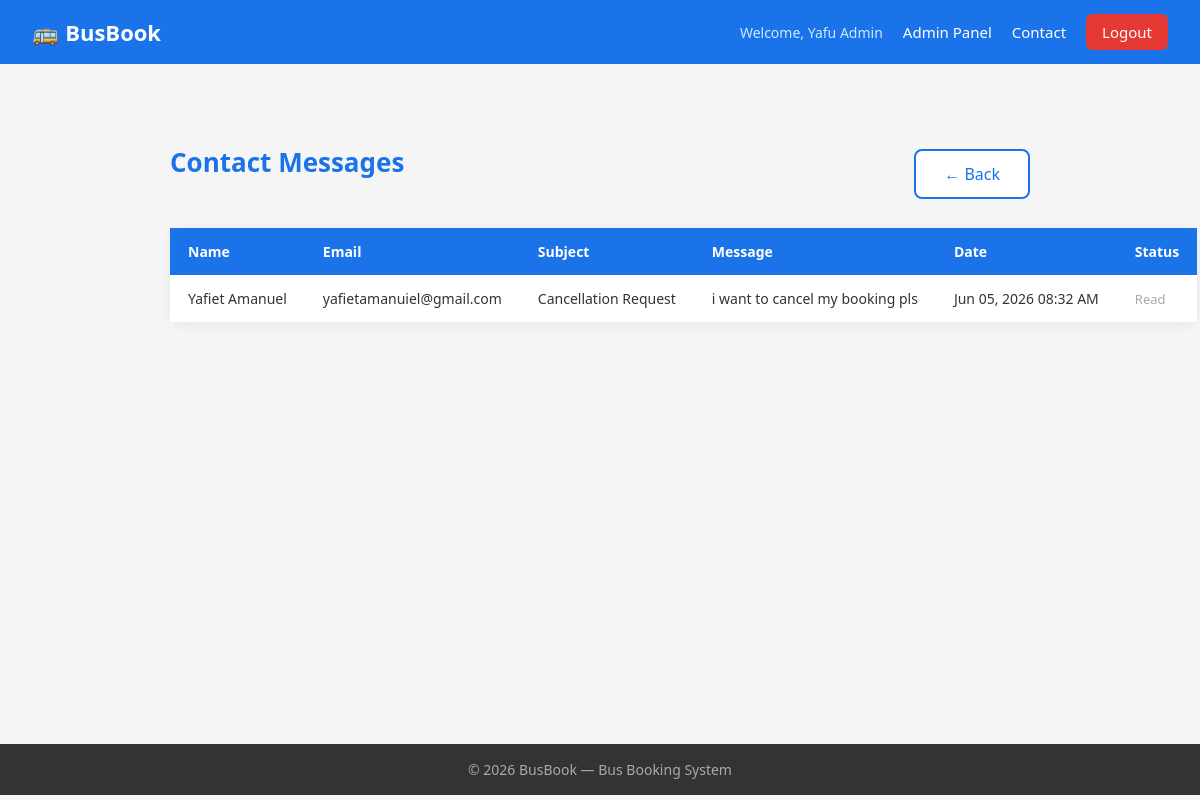
Screenshot of /public/index.php?page=admin-messages (signed in) with the database file from the repository.
### tables this page shows
CREATE TABLE `contact_messages` (
  `id` int(11) NOT NULL,
  `name` varchar(100) NOT NULL,
  `email` varchar(100) NOT NULL,
  `subject` varchar(200) NOT NULL,
  `message` text NOT NULL,
  `is_read` tinyint(1) NOT NULL DEFAULT 0,
  `created_at` timestamp NOT NULL DEFAULT current_timestamp()
);

### core/Controller.php (called while the page is built, shortened)
<?php
class Controller {
    protected function render($view, $data = []) {
        extract($data);
        $viewPath = __DIR__ . '/../app/views/' . $view . '.php';
        require_once __DIR__ . '/../app/views/layouts/header.php';
        require        $viewPath;
        require_once __DIR__ . '/../app/views/layouts/footer.php';
    }
}

### app/controllers/AdminController.php (called while the page is built, shortened)
<?php
class AdminController extends Controller {
    public function manageMessages() {
    $db     = Database::getInstance()->getConnection();
    $result = $db->query("
        SELECT * FROM contact_messages
        ORDER BY is_read ASC, created_at DESC
    ");
    $messages = $result->fetch_all(MYSQLI_ASSOC);
    $this->render('admin/messages', [
        'messages' => $messages
    ]);
}
}

### public/index.php (called while the page is built, shortened)
<?php
require_once __DIR__ . '/../core/Controller.php';
$router = new Router();
$router->get('home',      'AuthController', 'showHome');
$router->get('login',     'AuthController', 'showLogin');
$router->get('register',  'AuthController', 'showRegister');
$router->get('logout',    'AuthController', 'logout');
$router->post('login',    'AuthController', 'login');
$router->post('register', 'AuthController', 'register');
$router->get('contact',  'ContactController', 'showContact');
$router->post('contact', 'ContactController', 'handleContact');
$router->get('admin-messages', 'AdminController', 'manageMessages');
$router->get('search',          'RouteController',  'showSearch');
$router->post('search',         'RouteController',  'handleSearch');
$router->get('seats',           'BookingController', 'showSeats');
$router->post('book',           'BookingController', 'handleBooking');
$router->get('dashboard',       'BookingController', 'passengerDashboard');
$router->get('dismiss-pending', 'BookingController', 'dismissPending');
$router->post('cancel-booking', 'BookingController', 'cancelBooking');
$router->get('operator',        'OperatorController', 'dashboard');
$router->get('operator-add',    'OperatorController', 'showAddRoute');
$router->post('operator-add',   'OperatorController', 'handleAddRoute');
$router->get('operator-delete', 'OperatorController', 'deleteRoute');
$router->get('admin',               'AdminController', 'dashboard');
$router->get('admin-users',         'AdminController', 'manageUsers');
$router->get('admin-suspend',       'AdminController', 'suspendUser');
$router->get('admin-activate',      'AdminController', 'activateUser');
$router->get('admin-routes',        'AdminController', 'manageRoutes');
$router->get('admin-approve-route', 'AdminController', 'approveRoute');
$router->get('admin-reject-route',  'AdminController', 'rejectRoute');
$router->get('admin-delete-route',  'AdminController', 'deleteRoute');
$router->get('admin-add-operator',  'AdminController', 'showAddOperator');
$router->post('admin-add-operator', 'AdminController', 'handleAddOperator');
$router->dispatch();

### app/views/admin/messages.php (the view)
<?php $messages = $messages ?? []; ?>
<div class="dashboard-container">
    <div style="display:flex; justify-content:space-between; align-items:center; margin-bottom:24px;">
        <h2>Contact Messages</h2>
        <a href="/bus-booking/public/index.php?page=admin"
           class="btn-secondary">← Back</a>
    </div>
    <?php if (count($messages) === 0): ?>
        <p class="no-bookings">No messages yet.</p>
    <?php else: ?>
        <table class="routes-table">
            <thead>
                <tr>
                    <th>Name</th>
                    <th>Email</th>
                    <th>Subject</th>
                    <th>Message</th>
                    <th>Date</th>
                    <th>Status</th>
                </tr>
            </thead>
            <tbody>
                <?php foreach ($messages as $msg): ?>
                    <tr style="<?php echo $msg['is_read'] == 0 ? 'background:#fff8e1; font-weight:600;' : ''; ?>">
                        <td><?php echo htmlspecialchars($msg['name']); ?></td>
                        <td><?php echo htmlspecialchars($msg['email']); ?></td>
                        <td><?php echo htmlspecialchars($msg['subject']); ?></td>
                        <td style="max-width:300px;">
                            <?php echo htmlspecialchars($msg['message']); ?>
                        </td>
                        <td><?php echo date('M d, Y h:i A', strtotime($msg['created_at'])); ?></td>
                        <td>
                            <?php if ($msg['is_read'] == 0): ?>
                                <span style="color:#f57c00; font-weight:600; font-size:13px;">
                                    New
                                </span>
                            <?php else: ?>
                                <span style="color:#aaa; font-size:13px;">Read</span>
                            <?php endif; ?>
                        </td>
                    </tr>
                <?php endforeach; ?>
            </tbody>
        </table>
    <?php endif; ?>
</div>

### public/css/style.css (style rules this page uses)
* { margin: 0; padding: 0; box-sizing: border-box; }
body { font-family: "Segoe UI", Tahoma, Geneva, Verdana, sans-serif; background-color: #f5f5f5; color: #333; }
.btn-secondary { background-color: white; color: #1a73e8; padding: 12px 28px; border: 2px solid #1a73e8; border-radius: 8px; font-size: 16px; cursor: pointer; text-decoration: none; display: inline-block; }
.routes-table { width: 100%; border-collapse: collapse; background: white; border-radius: 12px; box-shadow: 0 2px 12px rgba(0, 0, 0, 0.07); font-size: 14px; }
.routes-table thead tr { background-color: #1a73e8; color: white; }
.routes-table thead th { padding: 14px 18px; text-align: left; font-weight: 600; font-size: 14px; color: white; }
.routes-table tbody tr { border-bottom: 1px solid #eeeeee; background-color: white; }
.routes-table tbody td { padding: 14px 18px; color: #333; white-space: nowrap; }
.dashboard-container { max-width: 900px; margin: 0 auto; padding: 40px 20px; }
.dashboard-container h2 { color: #1a73e8; font-size: 26px; margin-bottom: 24px; }

### rows the page displays
contact_messages: name "Yafiet Amanuel", email "yafietamanuiel@gmail.com", subject "Cancellation Request", message "i want to cancel my booking pls", created_at "Jun 05, 2026 08:32 AM", is_read "Read"

### other values shown
$_SESSION['full_name'] "Yafu Admin"
